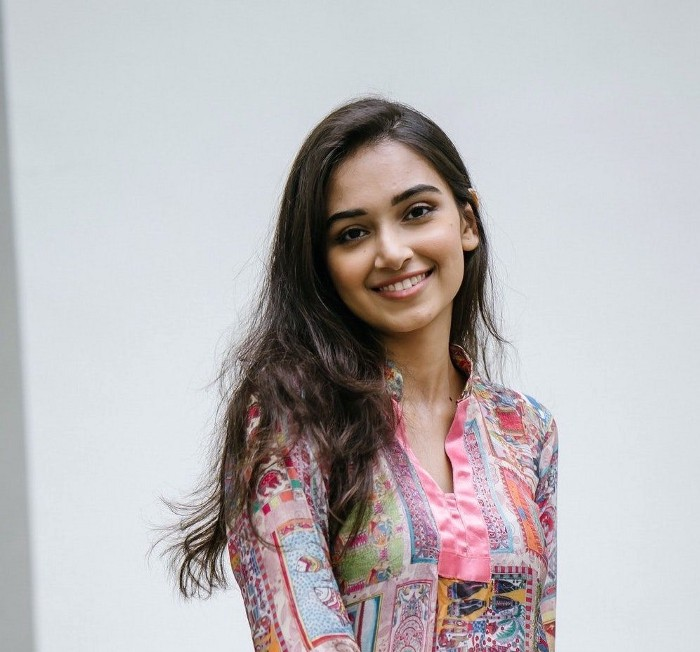
#> input picture Human and Cat Face Detection/Human_face.jpg, 700 x 652 px
$ python Face_Detection.py
#> lines starting #> are read from the running program, lines starting #| are printed output that depends on the picture
# -*- coding: utf-8 -*-
"""
Created on Sun Aug  9 11:33:24 2020

@author: gaurav
"""


import cv2
from PIL import Image

# Load the cascades
catface_cascade = cv2.CascadeClassifier('Cat_haarcascade_frontalcatface_extended.xml')
humanface_cascade = cv2.CascadeClassifier('Human_haarcascade_frontalface_default.xml')

#Resize

newsize = (600, 600)
#First image retouches
imgr1 = Image.open("Human_face.jpg")
#> imgr1 is the input picture: PIL image 700x652 RGB; mean R, G, B 186.8, 182.9, 184.9
imgr1 = imgr1.resize(newsize)
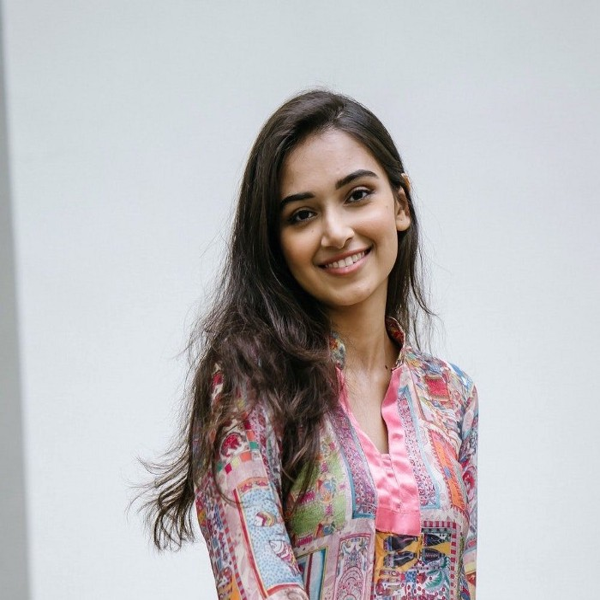
#> imgr1: PIL image 600x600 RGB; mean R, G, B 186.8, 182.9, 184.9
imgr1.save("resized1.jpg")
#Second image retouches
imgr2 = Image.open("Cat_face.jpg")
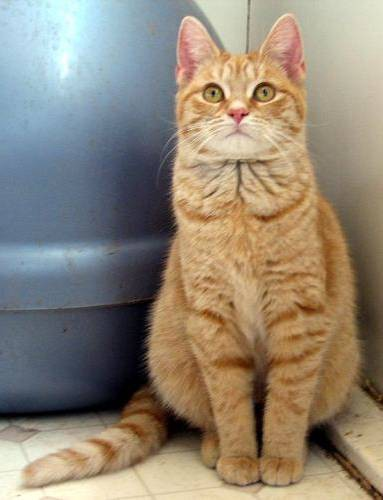
#> input picture Human and Cat Face Detection/Cat_face.jpg, 383 x 500 px
#> imgr2 is the input picture: PIL image 383x500 RGB; mean R, G, B 145.7, 134.3, 117.9
imgr2 = imgr2.resize(newsize)
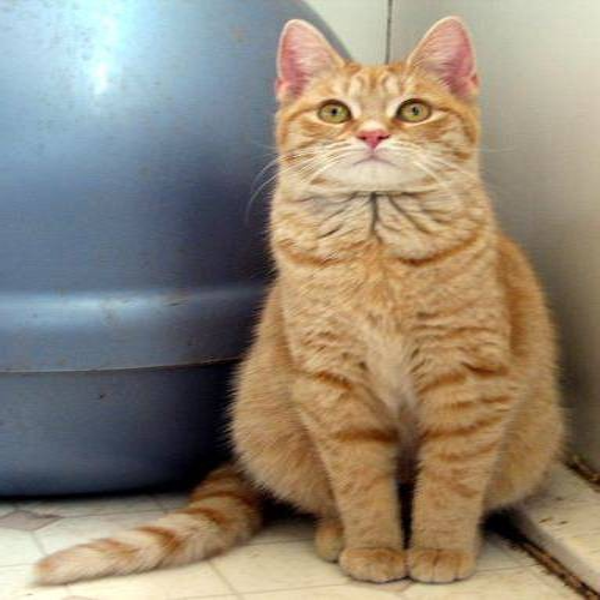
#> imgr2: PIL image 600x600 RGB; mean R, G, B 145.7, 134.3, 117.9
imgr2.save("resized2.jpg")

#Grayscale

imgr1 = imgr1.convert('L')
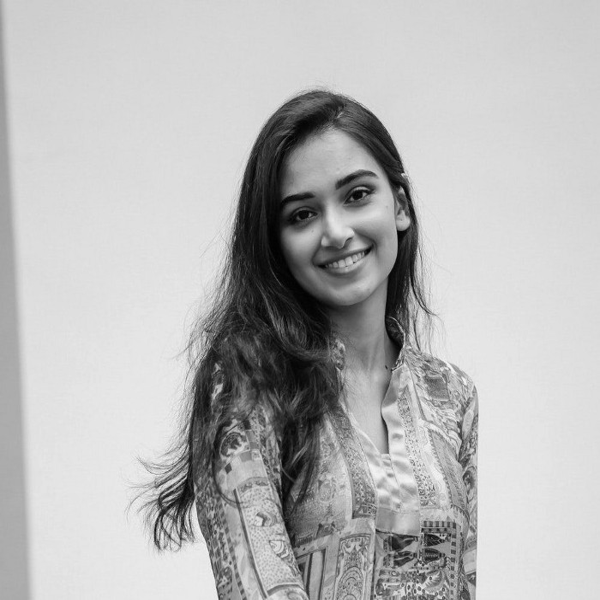
#> imgr1: PIL image 600x600 L; min 0, max 247, mean 184.3
imgr1.save('ready1.jpg')
imgr2 = imgr2.convert('L')
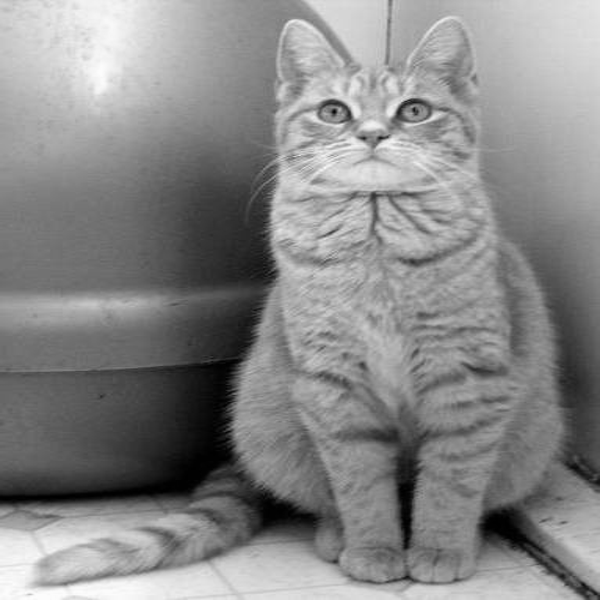
#> imgr2: PIL image 600x600 L; min 0, max 253, mean 135.9
imgr2.save("ready2.jpg")

# Read the input image

img1 = cv2.imread('ready1.jpg')
#> img1: shape (600, 600, 3); min 0, max 252, mean 184.3

img2 = cv2.imread('ready2.jpg')
#> img2: shape (600, 600, 3); min 0, max 255, mean 135.9

# Face Detection

human_faces = humanface_cascade.detectMultiScale(img1,
scaleFactor=1.3, minNeighbors=5, minSize=(75, 75))
#> human_faces = [[250, 138, 171, 171]]

cat_faces = catface_cascade.detectMultiScale(img2, scaleFactor=1.3,
minNeighbors=5, minSize=(75, 75))
#> cat_faces = [[304, 54, 139, 139]]


# Draw rectangles

for (i, (x, y, w, h)) in enumerate(human_faces):
    cv2.rectangle(img1, (x, y), (x+w, y+h), (220, 90, 230), 3)
    cv2.putText(img1, "Human Face - #{}".format(i + 1), (x, y - 10),
    cv2.FONT_HERSHEY_SIMPLEX, 0.55, (220, 90, 230), 2)
#> this loop made 1 pass
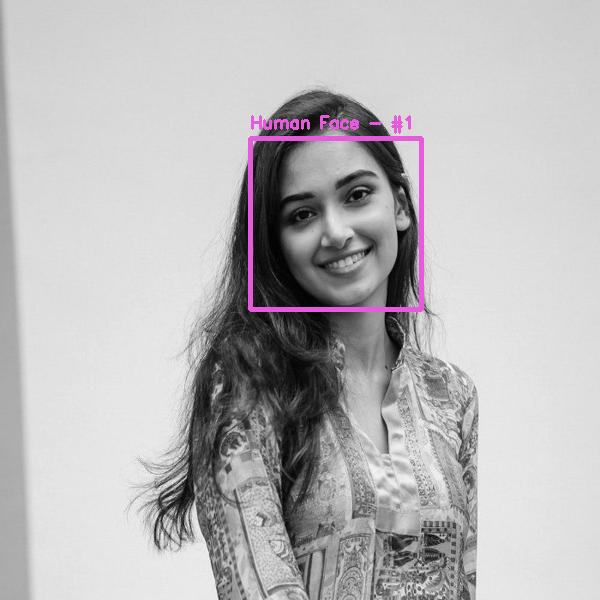
#> img1: shape (600, 600, 3); mean B, G, R 185.7, 184.2, 185.8

for (i, (x, y, w, h)) in enumerate(cat_faces):
    cv2.rectangle(img2, (x, y), (x+w, y+h), (0,255, 0), 3)
    cv2.putText(img2, "Cat Faces - #{}".format(i + 1), (x, y - 10),
    cv2.FONT_HERSHEY_SIMPLEX, 0.55, (0, 0, 255), 2)
#> this loop made 1 pass
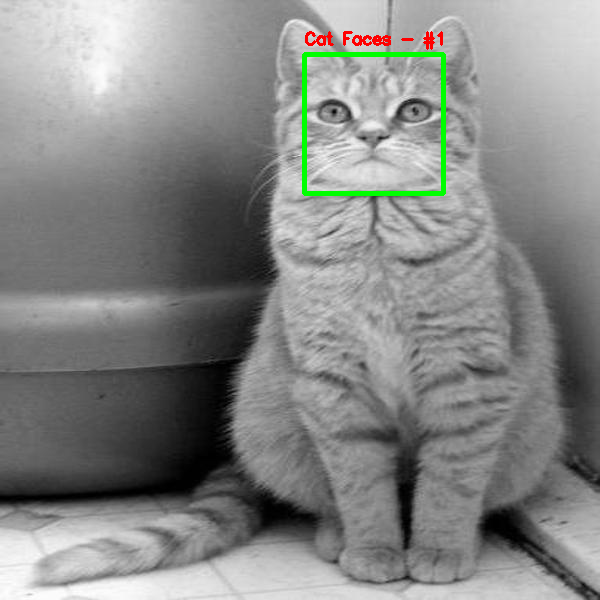
#> img2: shape (600, 600, 3); mean B, G, R 134.2, 136.1, 134.8


#Saving the images using imwrite method

human=cv2.imwrite("faces_detected1.png", img1)
cat=cv2.imwrite("faces_detected2.png", img2)


while True:
    cv2.imshow("Human", human)
    cv2.imshow("cat",cat)
    if cv2.waitKey(0)==13 or ord('q'):
#> (key q is pressed here)
        break

cv2.destroyAllWindows()
